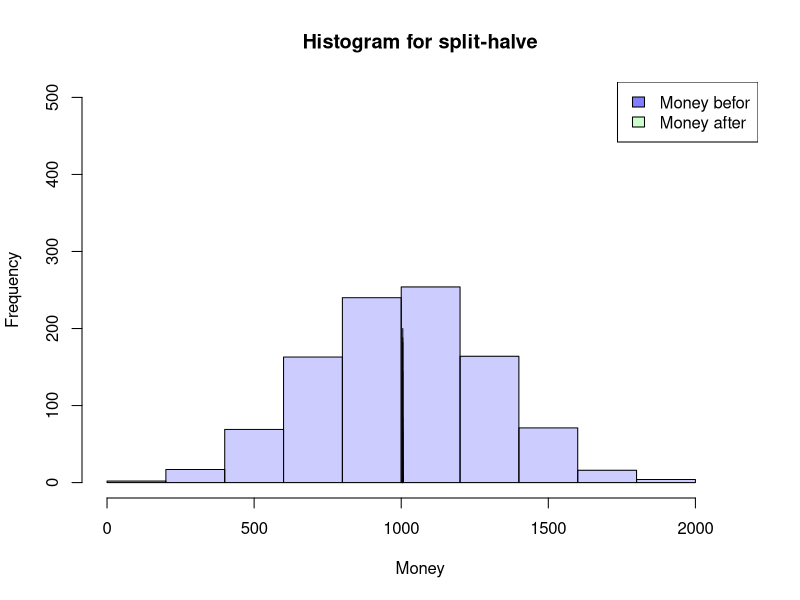
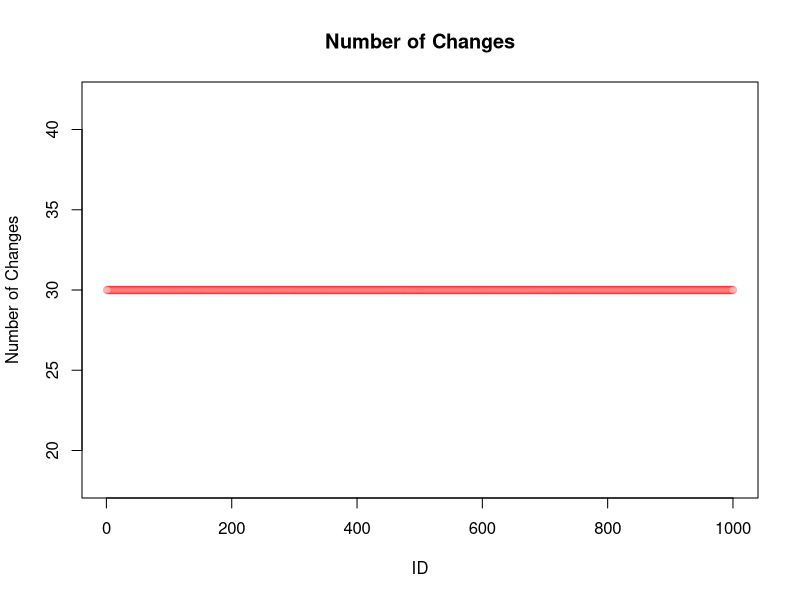
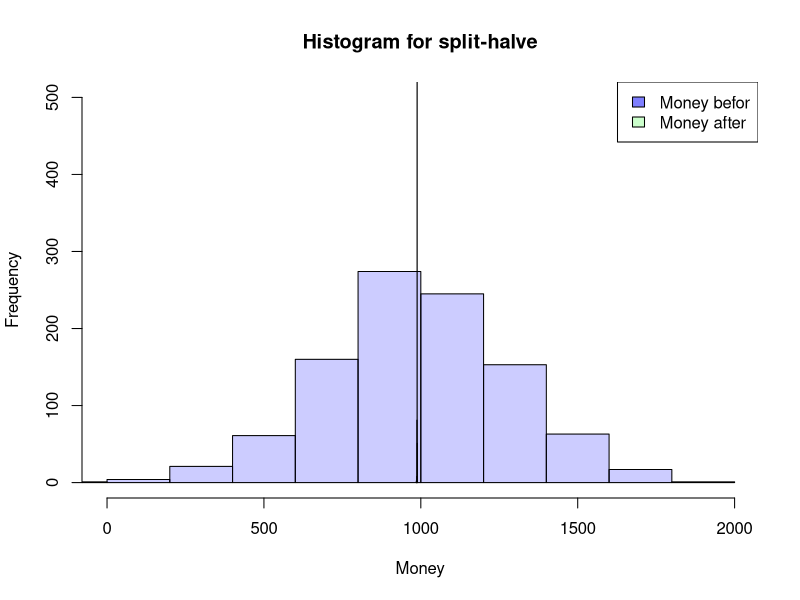
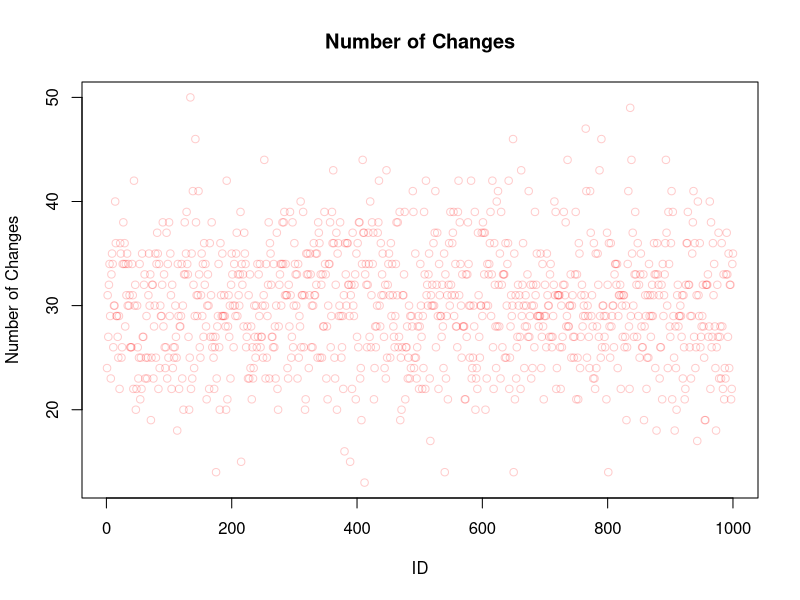
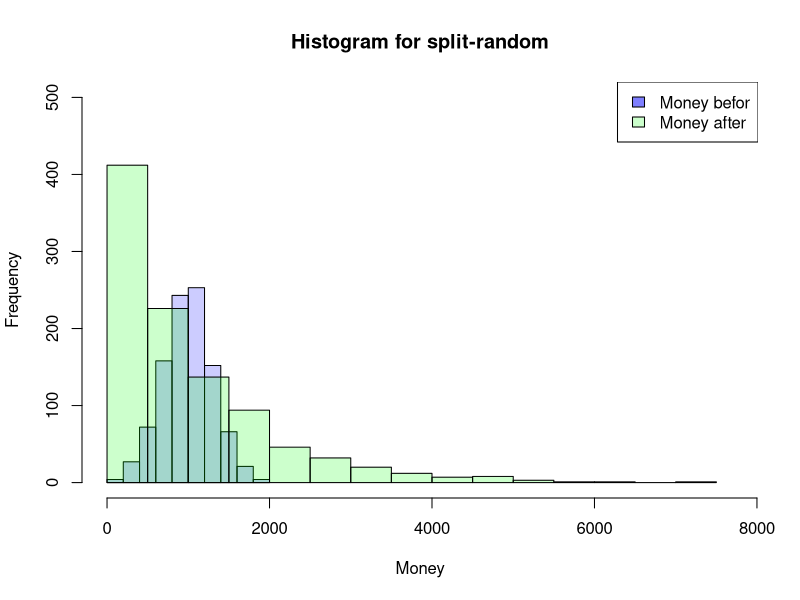
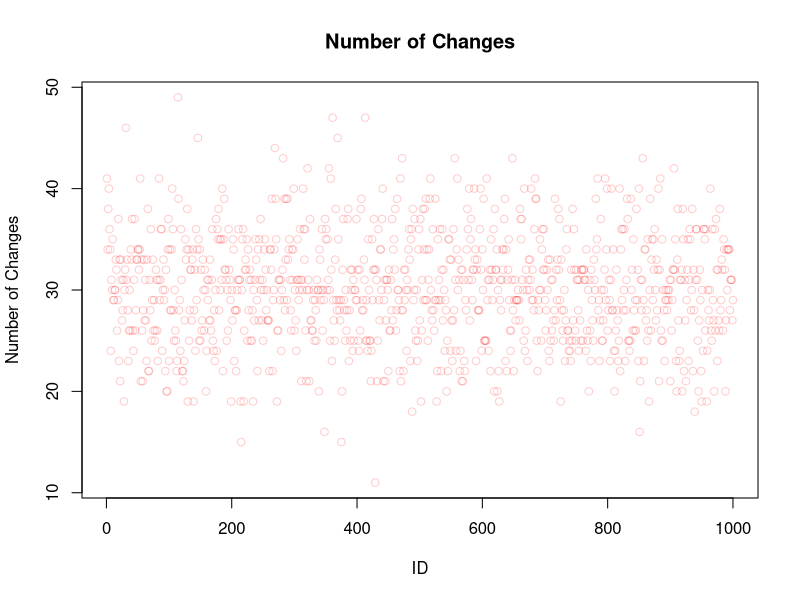
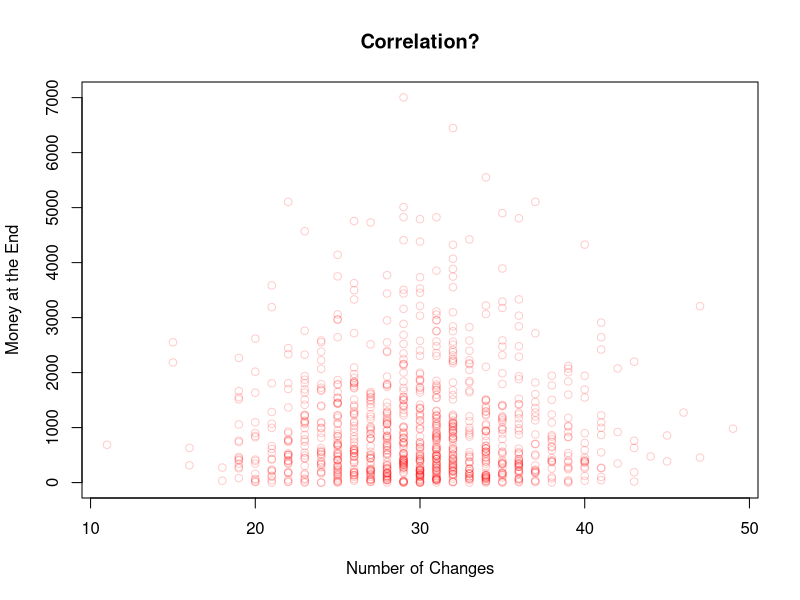
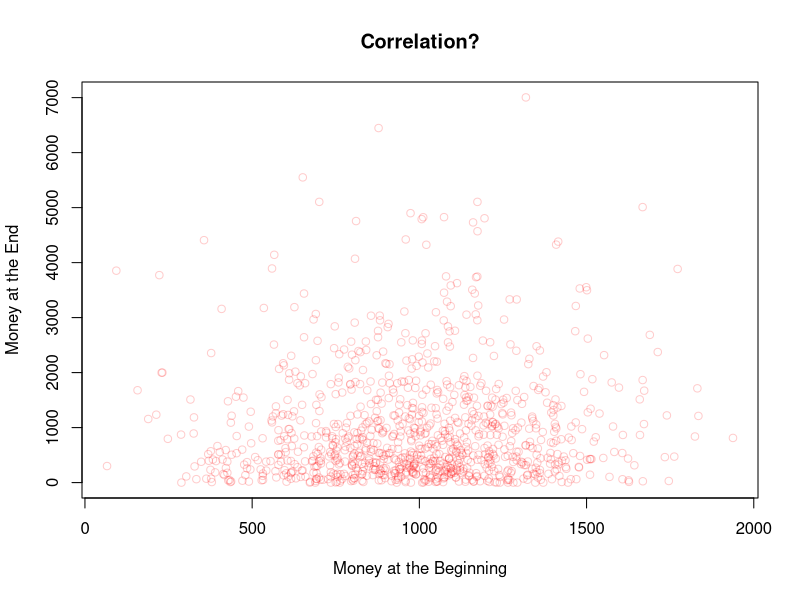

These figures' R source, in order:
## ---- chunk 1
SplitHalve <- function(nAgent,maxExchange,Money_mean=1000,Money_sd=300) {
  df <- data.frame(ID=seq(1,nAgent),
                   nE=0,
                   Ms=rnorm(nAgent, mean = Money_mean, sd = Money_sd),
                   MT=0,Me=0)
  df$Me <- df$Ms
  iE <- 1
  while (iE <= maxExchange) {
    df$MT <- df$Me
    rdf <- sample(df[df$nE < iE,"ID"], size=2)
    df[(df$ID == rdf[1] | df$ID == rdf[2]),"nE"] <-
      df[(df$ID == rdf[1] | df$ID == rdf[2]),"nE"]+1
    df[(df$ID == rdf[1] | df$ID == rdf[2]),"Me"] <-
      sum(df[(df$ID == rdf[1] | df$ID == rdf[2]),"MT"])/2
    if (NROW(df[df$nE < iE,"ID"]) < 2) {
      iE <- iE+1
      }
  }
  return(df)
}

## ---- chunk 2
df <- SplitHalve(1000,30)

summary(df)
hist(df$Ms, xlab="Money",main="Histogram for split-halve",
     col=rgb(0,0,1,0.2),
     xlim=c(0,max(c(df$Me,df$Ms)))*1.1,ylim=c(0,nrow(df)/2))
hist(df$Me, col=rgb(0,1,0,0.2),
     add=TRUE)
legend('topright', c('Money befor', 'Money after'),
       fill=c(rgb(0,0,1,0.5), rgb(0,1,0,0.2)))

plot(df$ID,df$nE,main="Number of Changes",
     xlab="ID",ylab="Number of Changes",
     col=rgb(1,0,0,0.2))

## ---- chunk 3
SplitHalve2 <- function(nAgent,maxExchange,Money_mean=1000,Money_sd=300) {
  df <- data.frame(ID=seq(1,nAgent),
                   nE=0,
                   Ms=rnorm(nAgent, mean = Money_mean, sd = Money_sd),
                   MT=0,Me=0)
  df$Me <- df$Ms
  iE <- 1
  while (iE <= maxExchange) {
    df$MT <- df$Me
    rdf <- sample(df$ID, size=2)
    df[(df$ID == rdf[1] | df$ID == rdf[2]),"nE"] <-
      df[(df$ID == rdf[1] | df$ID == rdf[2]),"nE"]+1
    df[(df$ID == rdf[1] | df$ID == rdf[2]),"Me"] <-
      sum(df[(df$ID == rdf[1] | df$ID == rdf[2]),"MT"])/2
    iE <- iE+1
  }
  return(df)
}
## ---- chunk 4
df <- SplitHalve2(1000,15000)

summary(df)
hist(df$Ms, xlab="Money",main="Histogram for split-halve",
     col=rgb(0,0,1,0.2),
     xlim=c(0,max(c(df$Me,df$Ms)))*1.1,ylim=c(0,nrow(df)/2))
hist(df$Me, col=rgb(0,1,0,0.2),
     add=TRUE)
legend('topright', c('Money befor', 'Money after'),
       fill=c(rgb(0,0,1,0.5), rgb(0,1,0,0.2)))

plot(df$ID,df$nE,main="Number of Changes",
     xlab="ID",ylab="Number of Changes",
     col=rgb(1,0,0,0.2))
## ---- chunk 5
SplitRandom <- function(nAgent,maxExchange,Money_mean=1000,Money_sd=300) {
  df <- data.frame(ID=seq(1,nAgent),
                   nE=0,
                   Ms=rnorm(nAgent, mean = Money_mean, sd = Money_sd),
                   MT=0,Me=0)
  df$Me <- df$Ms
  iE <- 1
  while (iE <= maxExchange) {
    df$MT <- df$Me
    rdf <- sample(df$ID, size=2)
    rds <- sample(0:100, size=1)/100
    df[(df$ID == rdf[1] | df$ID == rdf[2]),"nE"] <-
      df[(df$ID == rdf[1] | df$ID == rdf[2]),"nE"]+1
    df[(df$ID == rdf[1] | df$ID == rdf[2]),"Me"] <-
      sum(df[(df$ID == rdf[1] | df$ID == rdf[2]),"MT"])*c(rds,1-rds)
    iE <- iE+1
  }
  return(df)
}

## ---- chunk 6
df <- SplitRandom(1000,15000)

summary(df)
hist(df$Ms, xlab="Money",main="Histogram for split-random",
     col=rgb(0,0,1,0.2),
     xlim=c(0,max(c(df$Me,df$Ms)))*1.1,ylim=c(0,nrow(df)/2))
hist(df$Me, col=rgb(0,1,0,0.2),
     add=TRUE)
legend('topright', c('Money befor', 'Money after'),
       fill=c(rgb(0,0,1,0.5), rgb(0,1,0,0.2)))

plot(df$ID,df$nE,main="Number of Changes",
     xlab="ID",ylab="Number of Changes",
     col=rgb(1,0,0,0.2))
## ---- chunk 7
plot(df$nE,df$Me,main="Correlation?",
     xlab="Number of Changes",ylab="Money at the End",
     col=rgb(1,0,0,0.2))

plot(df$Ms,df$Me,main="Correlation?",
     xlab="Money at the Beginning",ylab="Money at the End",
     col=rgb(1,0,0,0.2))

plot(df$ID,df$Me,main="Correlation?",
     xlab="ID",ylab="Money at the End",
     col=rgb(1,0,0,0.2))
